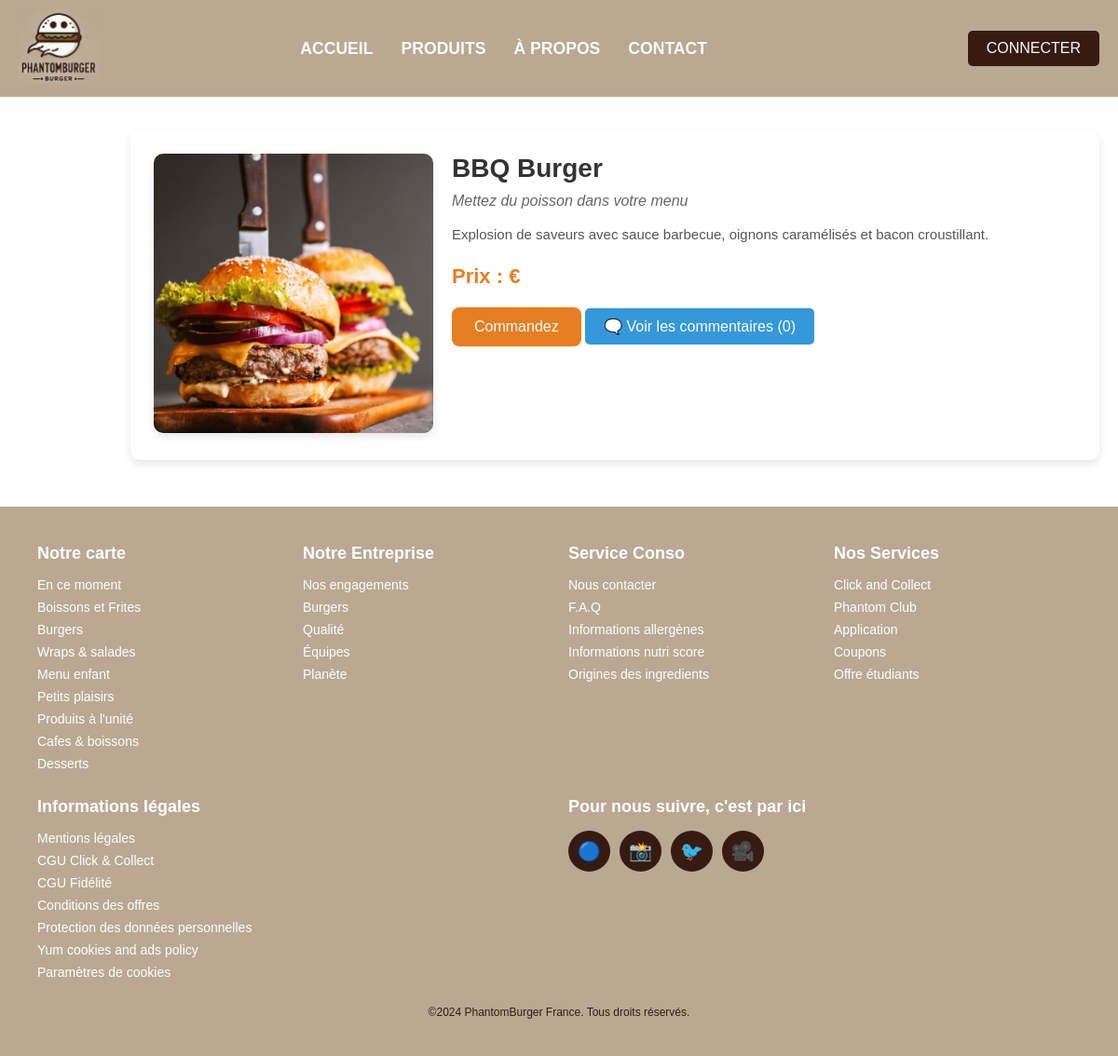
Page /pages/articles.php?id=3 on the committed database.
### tables this page shows
CREATE TABLE burgers(
   burger_id INT NOT NULL AUTO_INCREMENT,
   picture VARCHAR(255),
   name VARCHAR(255),
   prix DECIMAL(15,2),
   description TEXT,
   PRIMARY KEY(burger_id)
);

### pages/articles.php (the view, shortened to what this page needs)
<?php
include("../scripts/conn.php");
?>
<!DOCTYPE html>
<html lang="fr">
<head>
    <link rel="stylesheet" href="../styles/style.css">
    <link rel="stylesheet" href="articles.css">
</head>
<body>
    <?php include("../header/header.php"); ?>
    <main>
        <?php
        if (isset($_GET['id']) && is_numeric($_GET['id'])) {
            $burger_id = intval($_GET['id']);
            $stmt = $conn->prepare("SELECT * FROM burgers WHERE burger_id = :id");
            $stmt->bindParam(':id', $burger_id, PDO::PARAM_INT);
            $stmt->execute();
            $product = $stmt->fetch(PDO::FETCH_ASSOC);
            $stmt = $conn->prepare("SELECT COUNT(*) as total_comments FROM comments WHERE burger_id = :burger_id");
            $stmt->bindParam(':burger_id', $burger_id, PDO::PARAM_INT);
            $stmt->execute();
            $result = $stmt->fetch(PDO::FETCH_ASSOC);
            $total_comments = $result['total_comments'];
            if ($product) {
                echo "
                <section id='productInfo'>
                    <div class='product-image'>
                        <img src='../img/" . htmlspecialchars($product['picture']) . "' alt='Image du produit'>
                    </div>
                    <div class='product-details'>
                        <h2>" . htmlspecialchars($product['name']) . "</h2>
                        <p class='tagline'>Mettez du poisson dans votre menu</p>
                        <p class='description'>" . htmlspecialchars($product['description']) . "</p>
                        <p class='price'>Prix : " . htmlspecialchars($product['prix']) . "€</p>
                        <a href='../commandes/commandes.php?id=" . htmlspecialchars($product['burger_id']) . "' class='order-button'>Commandez</a>
                        <button id='commentButton' onclick='openCommentPopup()'>🗨️ Voir les commentaires ($total_comments)</button>
                    </div>
                </section>";
            } else {
                echo "<p>Produit non trouvé.</p>";
            }
        } else {
            echo "<p>ID de produit non spécifié ou invalide.</p>";
        }
        ?>
    </main>
    <?php include("../footer/footer.php"); ?>
</body>
</html>

### styles/style.css (style rules this page uses)
:root { --color-green: #7c9c5f; --color-brown: #baa893; --color-brown-darker: #361b13; --color-white: #f9fdf7; --color-link-hover: #fff; }
* { margin: 0; padding: 0; box-sizing: border-box; }
body { font-family: Arial, sans-serif; margin: 0; padding: 0; }

### pages/articles.css (style rules this page uses)
main { padding: 20px; max-width: 1200px; margin-top: 10%; margin-left: 10%; }
#productInfo { display: flex; gap: 20px; background-color: #ffffff; padding: 25px; border-radius: 10px; box-shadow: 0 4px 8px rgba(0, 0, 0, 0.1); margin-bottom: 30px; }
.product-image img { max-width: 300px; border-radius: 10px; box-shadow: 0 4px 8px rgba(0, 0, 0, 0.1); }
.product-details { flex: 1; }
.product-details h2 { font-size: 28px; color: #333; margin-bottom: 10px; }
.tagline { font-size: 16px; color: #666; margin-bottom: 15px; font-style: italic; }
.description { font-size: 15px; color: #555; margin-bottom: 20px; line-height: 1.6; }
.price { font-size: 22px; color: #e67e22; font-weight: bold; margin-top: 20px; }
.order-button { display: inline-block; padding: 12px 24px; font-size: 16px; background-color: #e67e22; color: #fff; text-decoration: none; border-radius: 8px; transition: background-color 0.3s ease; margin-top: 20px; cursor: pointer; }
#commentButton { background-color: #3498db; color: #fff; border: none; padding: 10px 20px; border-radius: 5px; cursor: pointer; font-size: 16px; margin-top: 20px; transition: background-color 0.3s ease; }

### rows in the picture
burgers: picture (picture), name "BBQ Burger", description "Explosion de saveurs avec sauce barbecue, oignons caramélisés et bacon croustillant."

### other values in the picture
$total_comments "0"
